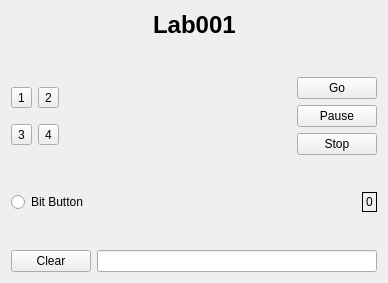
<?xml version="1.0" encoding="UTF-8"?>
<ui version="4.0">
 <class>Widget</class>
 <widget class="QWidget" name="Widget">
  <property name="geometry">
   <rect>
    <x>0</x>
    <y>0</y>
    <width>388</width>
    <height>283</height>
   </rect>
  </property>
  <property name="windowTitle">
   <string>Widget</string>
  </property>
  <layout class="QVBoxLayout" name="verticalLayout_2">
   <item>
    <layout class="QHBoxLayout" name="horizontalLayout">
     <item>
      <spacer name="horizontalSpacer">
       <property name="orientation">
        <enum>Qt::Horizontal</enum>
       </property>
       <property name="sizeHint" stdset="0">
        <size>
         <width>40</width>
         <height>20</height>
        </size>
       </property>
      </spacer>
     </item>
     <item>
      <widget class="QLabel" name="labLabel">
       <property name="font">
        <font>
         <pointsize>18</pointsize>
         <weight>75</weight>
         <bold>true</bold>
        </font>
       </property>
       <property name="text">
        <string>Lab001</string>
       </property>
      </widget>
     </item>
     <item>
      <spacer name="horizontalSpacer_2">
       <property name="orientation">
        <enum>Qt::Horizontal</enum>
       </property>
       <property name="sizeHint" stdset="0">
        <size>
         <width>40</width>
         <height>20</height>
        </size>
       </property>
      </spacer>
     </item>
    </layout>
   </item>
   <item>
    <spacer name="verticalSpacer">
     <property name="orientation">
      <enum>Qt::Vertical</enum>
     </property>
     <property name="sizeHint" stdset="0">
      <size>
       <width>20</width>
       <height>9</height>
      </size>
     </property>
    </spacer>
   </item>
   <item>
    <layout class="QHBoxLayout" name="horizontalLayout_2">
     <item>
      <layout class="QGridLayout" name="gridLayout">
       <item row="0" column="0">
        <widget class="QToolButton" name="toolButton1">
         <property name="text">
          <string>1</string>
         </property>
        </widget>
       </item>
       <item row="0" column="1">
        <widget class="QToolButton" name="toolButton2">
         <property name="text">
          <string>2</string>
         </property>
        </widget>
       </item>
       <item row="1" column="0">
        <widget class="QToolButton" name="toolButton3">
         <property name="text">
          <string>3</string>
         </property>
        </widget>
       </item>
       <item row="1" column="1">
        <widget class="QToolButton" name="toolButton4">
         <property name="text">
          <string>4</string>
         </property>
        </widget>
       </item>
      </layout>
     </item>
     <item>
      <spacer name="horizontalSpacer_3">
       <property name="orientation">
        <enum>Qt::Horizontal</enum>
       </property>
       <property name="sizeHint" stdset="0">
        <size>
         <width>40</width>
         <height>20</height>
        </size>
       </property>
      </spacer>
     </item>
     <item>
      <layout class="QVBoxLayout" name="verticalLayout">
       <item>
        <widget class="QPushButton" name="goButton">
         <property name="text">
          <string>Go</string>
         </property>
        </widget>
       </item>
       <item>
        <widget class="QPushButton" name="pauseButton">
         <property name="text">
          <string>Pause</string>
         </property>
        </widget>
       </item>
       <item>
        <widget class="QPushButton" name="stopButton">
         <property name="text">
          <string>Stop</string>
         </property>
        </widget>
       </item>
      </layout>
     </item>
    </layout>
   </item>
   <item>
    <spacer name="verticalSpacer_2">
     <property name="orientation">
      <enum>Qt::Vertical</enum>
     </property>
     <property name="sizeHint" stdset="0">
      <size>
       <width>20</width>
       <height>10</height>
      </size>
     </property>
    </spacer>
   </item>
   <item>
    <layout class="QHBoxLayout" name="horizontalLayout_4">
     <item>
      <widget class="QRadioButton" name="bitButton">
       <property name="text">
        <string>Bit Button</string>
       </property>
      </widget>
     </item>
     <item>
      <spacer name="horizontalSpacer_4">
       <property name="orientation">
        <enum>Qt::Horizontal</enum>
       </property>
       <property name="sizeHint" stdset="0">
        <size>
         <width>40</width>
         <height>20</height>
        </size>
       </property>
      </spacer>
     </item>
     <item>
      <widget class="QLabel" name="label">
       <property name="frameShape">
        <enum>QFrame::Box</enum>
       </property>
       <property name="text">
        <string>0</string>
       </property>
      </widget>
     </item>
    </layout>
   </item>
   <item>
    <spacer name="verticalSpacer_3">
     <property name="orientation">
      <enum>Qt::Vertical</enum>
     </property>
     <property name="sizeHint" stdset="0">
      <size>
       <width>20</width>
       <height>9</height>
      </size>
     </property>
    </spacer>
   </item>
   <item>
    <layout class="QHBoxLayout" name="horizontalLayout_3">
     <item>
      <widget class="QPushButton" name="clearButton">
       <property name="text">
        <string>Clear</string>
       </property>
      </widget>
     </item>
     <item>
      <widget class="QLineEdit" name="lineEdit"/>
     </item>
    </layout>
   </item>
  </layout>
 </widget>
 <layoutdefault spacing="6" margin="11"/>
 <resources/>
 <connections/>
</ui>
